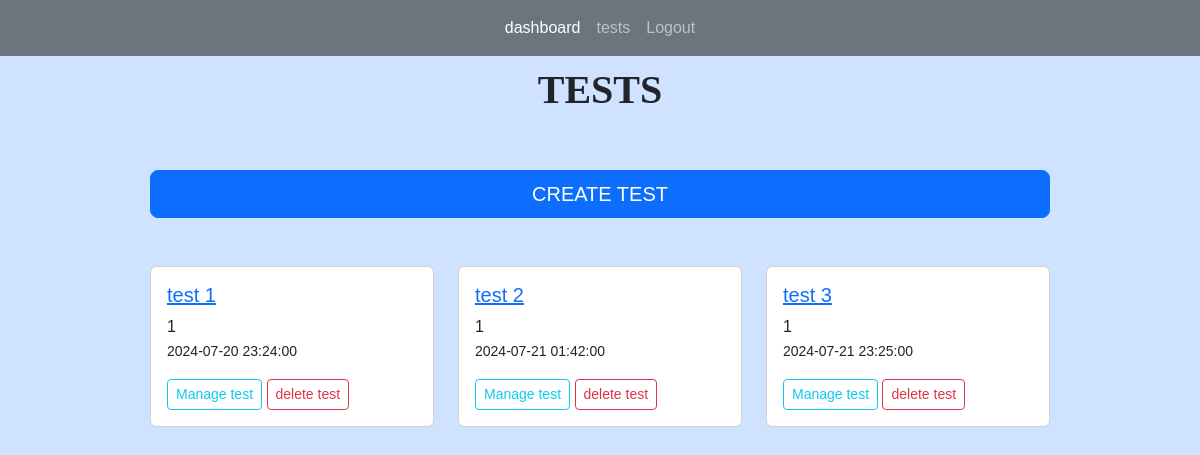
The app's page /tests (signed in), older data.
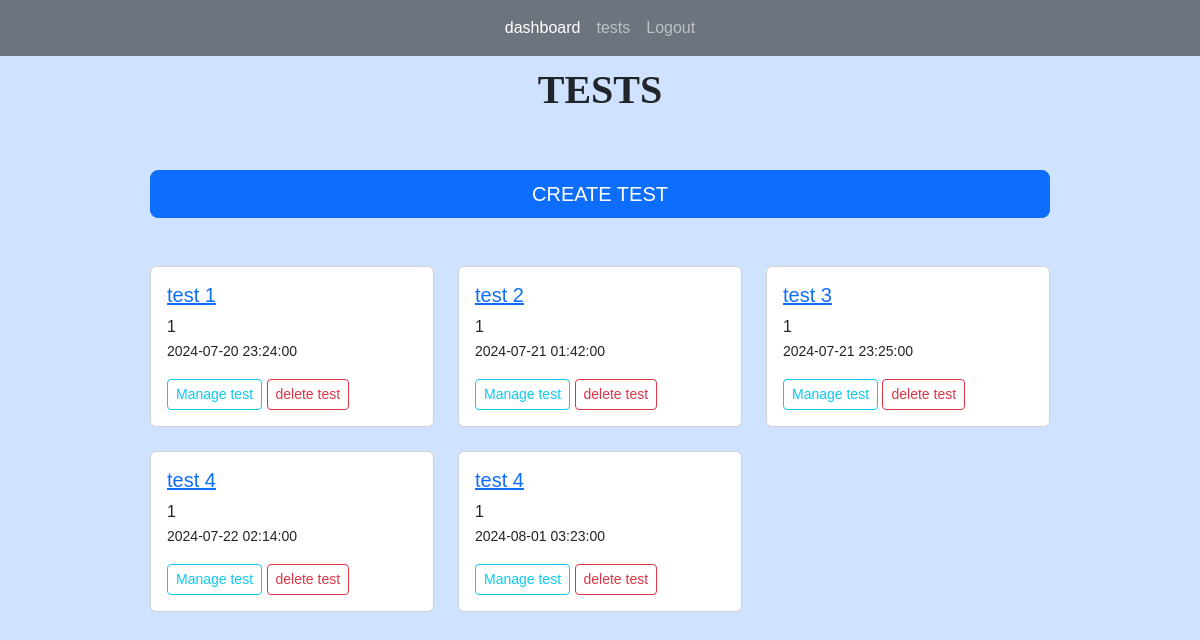
The same page, newer data.
### app.py (models this page shows)
class Tests(db.Model):
    test_id = db.Column(db.Integer, primary_key=True)
    title = db.Column(db.String(255))
    start_date = db.Column(db.DateTime, nullable = False)
    end_date = db.Column(db.DateTime, nullable = False)
    status = db.Column(db.String(255))
    teacher_id = db.Column(db.Integer, db.ForeignKey('users.id'))
    teacher = db.relationship('Users', backref=db.backref('tests', lazy=True))
    questions = db.relationship("Questions", backref="question_list")
    code = db.Column(db.String(6), unique=True)  # column to store the unique code
    students = db.relationship('Users', secondary='test_students', backref=db.backref('tests_registered', lazy=True))
    submissions = db.relationship('Submission', backref='test_submissions', lazy=True)

### app.py (the view)
@app.route('/tests', methods=['GET', 'POST'])
@login_required(role="teacher")
def tests():
	tests = Tests.query.filter_by(teacher_id = current_user.id)
	return render_template("tests.html", tests=tests)

### app.py (called while the page is built)
@login_manager.user_loader
def load_user(user_id):
    return Users.query.get(int(user_id))

def login_required(role="ANY"):
    def wrapper(fn):
        @wraps(fn)
        def decorated_view(*args, **kwargs):
            if not current_user.is_authenticated:
               return login_manager.unauthorized()
            if ( (current_user.role != role) and (role != "ANY")):
                return login_manager.unauthorized()
            return fn(*args, **kwargs)
        return decorated_view
    return wrapper

### templates/tests.html (shortened to what this page needs)
{% extends 'index.html' %}
{% block content %}
<h1>TESTS</h1>
<br>
<br/>
<a href="{{ url_for('create_test')}}" class=" d-grid gap-2 btn btn-primary btn-lg">CREATE TEST</a>
<br/>
<br/>
<div class="row row-cols-1 row-cols-md-3 g-4">
	{% for test in tests %}
	<div class="col">
		<div class="card ">
		<div class="card-body">
		<h5 class="card-title"><a href="{{ url_for('test', id=test.test_id)}}">{{ test.title }}</a></h5>
		<p class="card-text">{{ test.teacher_id }}<br/>
			<small>{{ test.start_date }}</small> <br/>
		</p>
		<a href="{{ url_for('test', id=test.test_id)}}" class="btn btn-outline-info btn-sm">Manage test</a>
		<a href="{{ url_for('delete_test', id=test.test_id)}}" class="btn btn-outline-danger btn-sm">delete test</a>
		</div>
		</div>
	</div>
	{% endfor %}
</div>
{% endblock %}

Row changes from the older to the newer data that the page shows:
added Tests: title "test 4", teacher_id "1", start_date "2024-07-22 02:14:00"
added Tests: title "test 4", teacher_id "1", start_date "2024-08-01 03:23:00"
